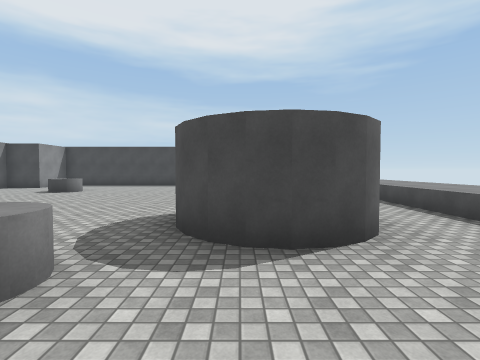
view 1 (above)

12 first-person views from a walk through a Unity game level. The camera is 1.5 m above the floor, tilts 2° down and sees 85° across. The floor is counted in squares, 2 m on a side. Each view is taken from the middle of a square. On the plan, view 1 faces up. The plan holds only what a view shows up to about 9 squares ahead; the rest is blank. Surface patterns are stand-ins for the level's own textures.

view 2
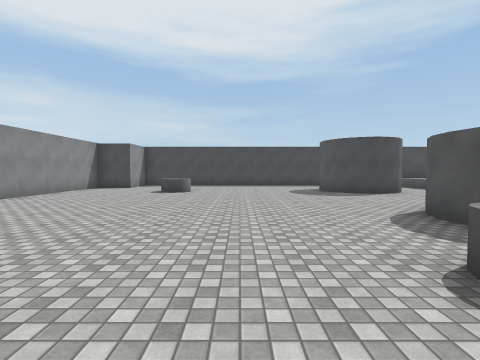

view 3
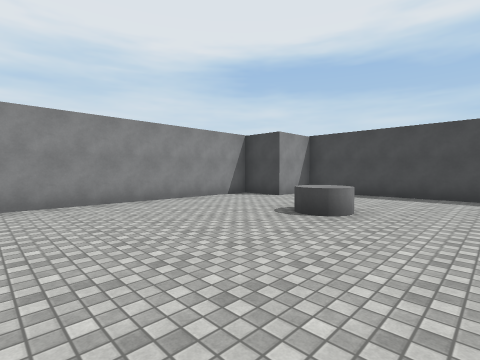

view 4
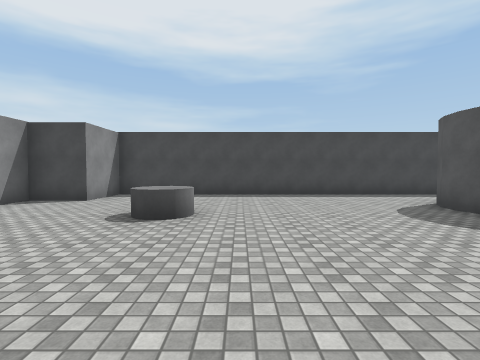

view 5
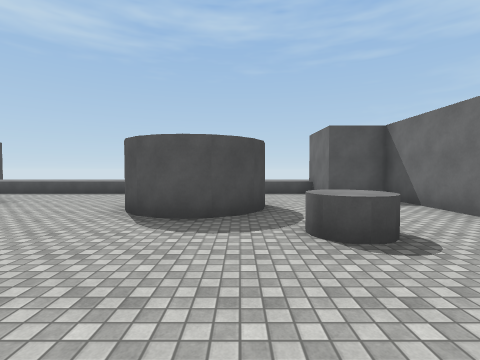

view 6
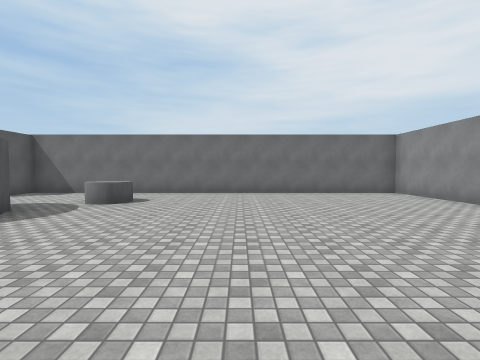

view 7
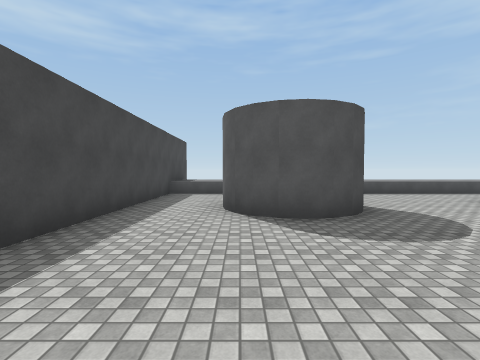

view 8
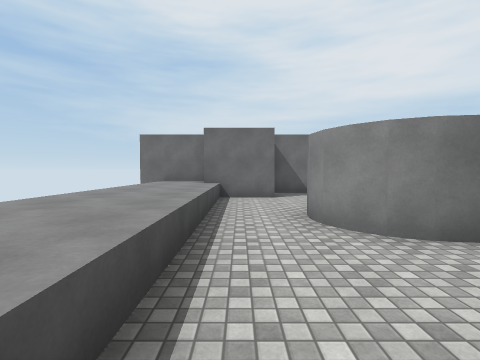

view 9
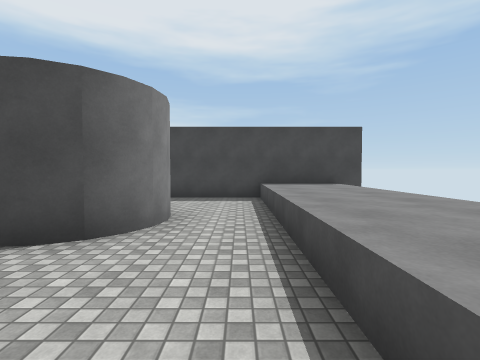

view 10
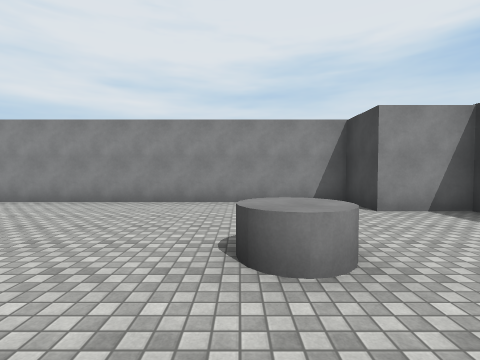

view 11
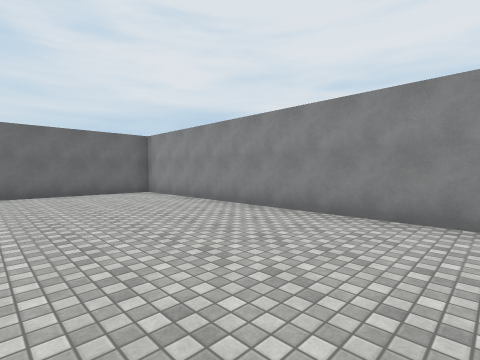

view 12
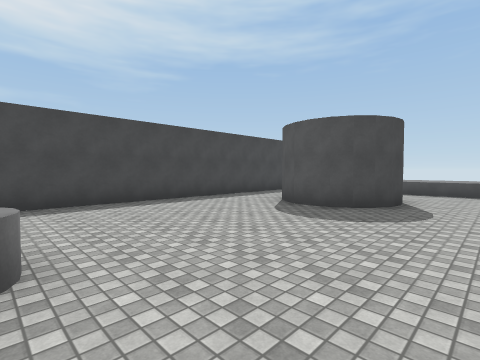

### Floor plan
Key: @ floor where view 1 was taken; # wall or solid block; . floor; ^ raised ledge; C grey cylinder.
Columns run from 11 left of view 1 to 6 right of it. Each row starts with its distance up from view 1.
 14   #############
 13   #............^^#
 12 ###............^^
 11 #..........##..^^
 10 #....C.....##..^^
  9 #...CC.....##..^^
  8 #..............^^
  7 #..............^^
  6 #..............^^
  5 #..........##..^^
  4 #..........##..^^
  3 #..........##..^^
  2 #........C.....^^
  1 #........C.....^^
  0 #..........@.##^^
 -1 ############## ^^#

Where each view was taken, in squares from view 1:
view 1: 0 up, 0 right, facing up
view 2: 0 up, 4 left, facing up
view 3: 5 up, 4 left, facing up-left
view 4: 5 up, 5 left, facing up
view 5: 3 up, 5 left, facing right
view 6: 8 up, 5 left, facing down
view 7: 11 up, 5 left, facing right
view 8: 8 up, 3 right, facing down
view 9: 6 up, 3 right, facing up
view 10: 9 up, 4 left, facing left
view 11: 8 up, 6 left, facing down-left
view 12: 7 up, 6 left, facing up-right
